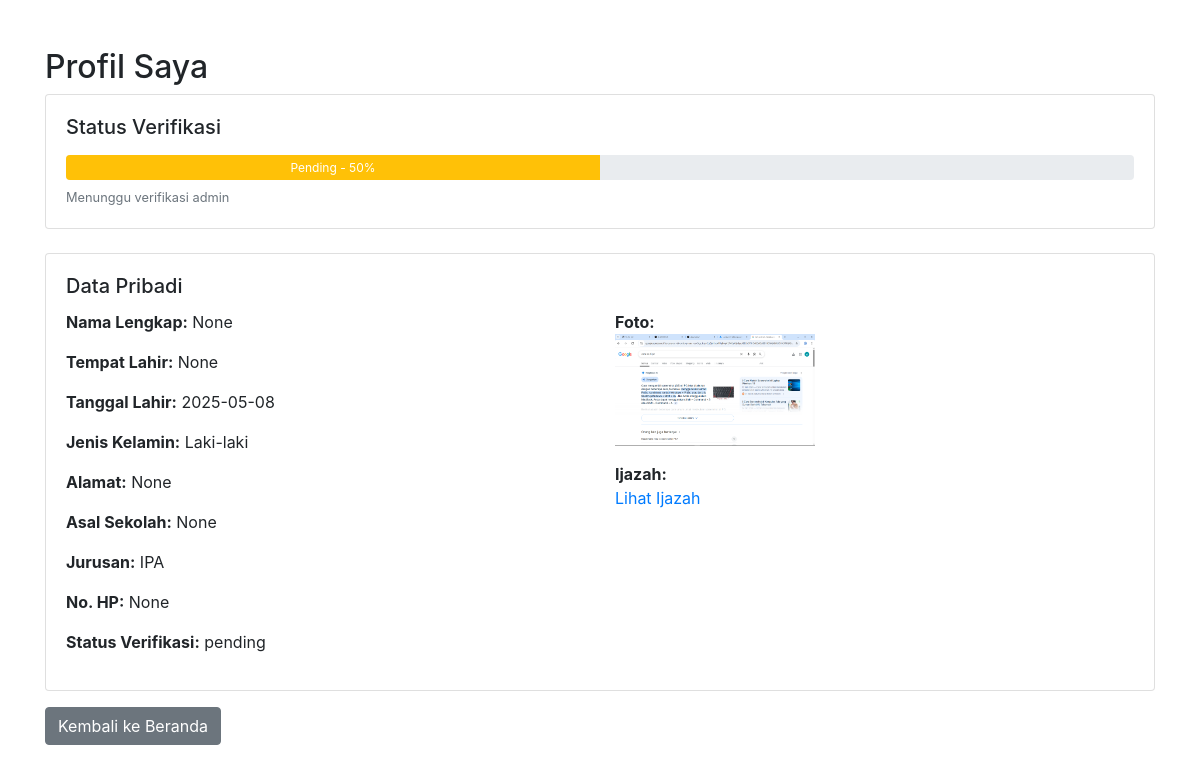
The app's page /profile (signed in), older data.
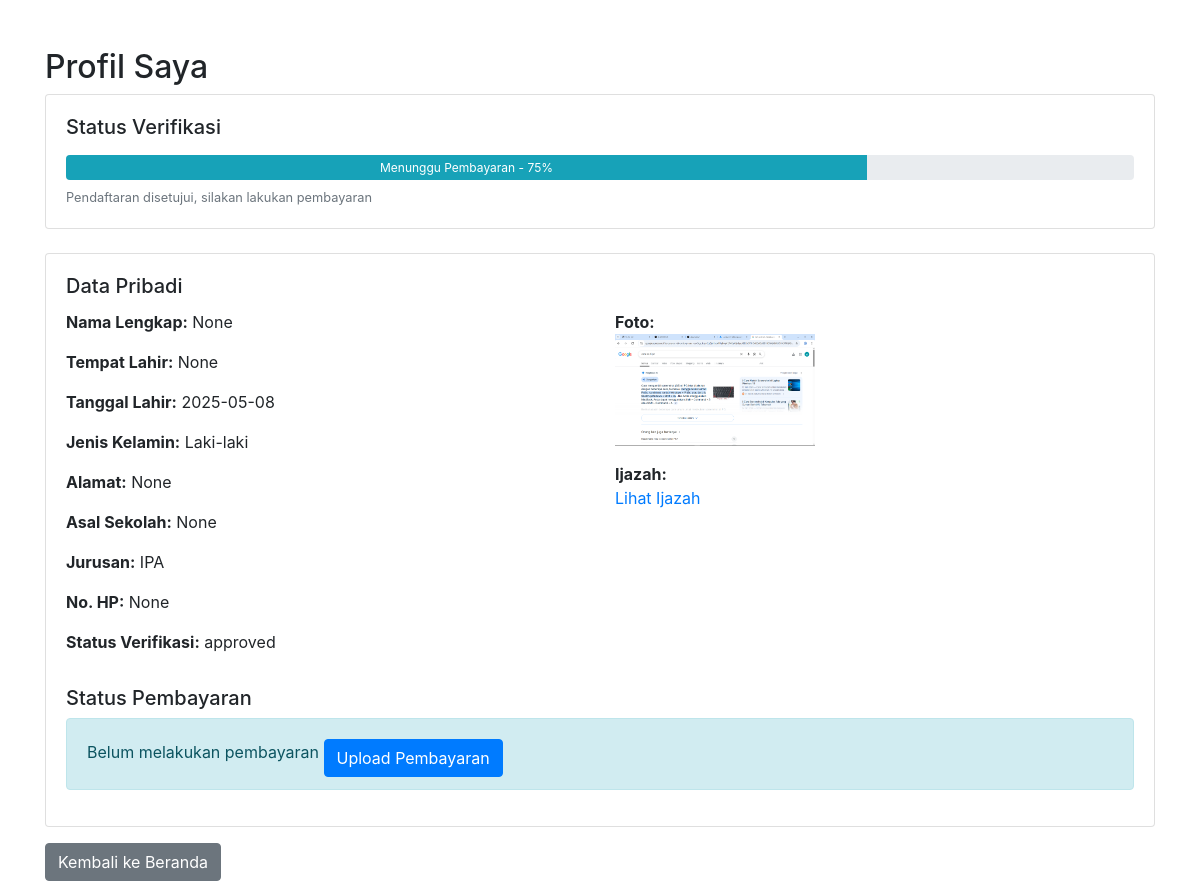
The same page, newer data.
### app.py (models this page shows)
class Formulir(db.Model):
    id = db.Column(db.Integer, primary_key=True)
    user_id = db.Column(db.Integer, db.ForeignKey('users.id'), nullable=False)
    user = db.relationship('User', back_populates='formulir')
    nama_lengkap = db.Column(db.String(100))
    tempat_lahir = db.Column(db.String(100))
    tanggal_lahir = db.Column(db.String(100))
    jenis_kelamin = db.Column(db.String(20))
    alamat = db.Column(db.String(200))
    asal_sekolah = db.Column(db.String(200))
    jurusan = db.Column(db.String(100))
    no_hp = db.Column(db.String(20))
    foto_path = db.Column(db.String(200))
    ijazah_path = db.Column(db.String(200))
    pembayaran_path = db.Column(db.String(200))
    pembayaran_status = db.Column(db.String(20), default='belum')
    verifikasi_status = db.Column(db.String(20), default='belum')

### app.py (the view)
    def wrapper(*args, **kwargs):
        if 'user_id' not in session:
            flash('Anda perlu masuk terlebih dahulu.')
            return redirect(url_for('login'))
        return f(*args, **kwargs)

### app.py (called while the page is built)
@app.before_request
def make_session_permanent():
    session.permanent = True

def login_required(f):
    def wrapper(*args, **kwargs):
        if 'user_id' not in session:
            flash('Anda perlu masuk terlebih dahulu.')
            return redirect(url_for('login'))
        return f(*args, **kwargs)
    wrapper.__name__ = f.__name__
    return wrapper

@app.route('/profile')
@login_required
def profile():
    user = User.query.get(session['user_id'])
    formulir = Formulir.query.filter_by(user_id=user.id).first()
    return render_template('profile.html', user=user, formulir=formulir)

@app.context_processor
def utility_processor():
    def get_current_user():
        if 'user_id' in session:
            return User.query.get(session['user_id'])
        return None
    def get_user_formulir():
        if 'user_id' in session:
            return Formulir.query.filter_by(user_id=session['user_id']).first()
        return None
    return dict(get_current_user=get_current_user, get_user_formulir=get_user_formulir)

### templates/profile.html (shortened to what the changed rows need)
<!DOCTYPE html>
<html>
<head>
    <link rel="stylesheet" href="https://stackpath.bootstrapcdn.com/bootstrap/4.5.2/css/bootstrap.min.css">
</head>
<body>
    <div class="container mt-5">
        <h2>Profil Saya</h2>
        {% if formulir %}
        <div class="card mb-4">
            <div class="card-body">
                <h5 class="mb-3">Status Verifikasi</h5>
                {% set progress = 100 if formulir.verifikasi_status == 'approved' and formulir.pembayaran_status == 'approved'
                            else 75 if formulir.verifikasi_status == 'approved'
                            else 50 if formulir.verifikasi_status == 'pending'
                            else 25 if formulir.verifikasi_status == 'rejected'
                            else 0 %}
                <div class="progress" style="height: 25px;">
                    <div class="progress-bar {{ 'bg-success' if formulir.verifikasi_status == 'approved' and formulir.pembayaran_status == 'approved'
                                        else 'bg-info' if formulir.verifikasi_status == 'approved'
                                        else 'bg-warning' if formulir.verifikasi_status == 'pending'
                                        else 'bg-danger' }}"
                         role="progressbar"
                         style="width: {{ progress }}%"
                         aria-valuenow="{{ progress }}"
                         aria-valuemin="0"
                         aria-valuemax="100">
                        {{ "Selesai" if formulir.verifikasi_status == 'approved' and formulir.pembayaran_status == 'approved'
                           else "Menunggu Pembayaran" if formulir.verifikasi_status == 'approved'
                           else formulir.verifikasi_status|title if formulir.verifikasi_status
                           else 'Belum Mengisi' }} - {{ progress }}%
                    </div>
                </div>
                <div class="small mt-2 text-muted">
                    {% if formulir.verifikasi_status == 'approved' and formulir.pembayaran_status == 'approved' %}
                        Selamat! Pendaftaran Anda telah selesai
                    {% elif formulir.verifikasi_status == 'approved' %}
                        Pendaftaran disetujui, silakan lakukan pembayaran
                    {% elif formulir.verifikasi_status == 'pending' %}
                        Menunggu verifikasi admin
                    {% elif formulir.verifikasi_status == 'rejected' %}
                        Pendaftaran ditolak, silahkan periksa kembali dokumen Anda
                    {% endif %}
                </div>
            </div>
        </div>
        {% endif %}
        <div class="card">
            <div class="card-body">
                {% if formulir %}
                    <div class="row">
                        <div class="col-md-6">
                            <p><strong>Nama Lengkap:</strong> {{ formulir.nama_lengkap }}</p>
                            <p><strong>Tempat Lahir:</strong> {{ formulir.tempat_lahir }}</p>
                            <p><strong>Tanggal Lahir:</strong> {{ formulir.tanggal_lahir }}</p>
                            <p><strong>Jenis Kelamin:</strong> {{ formulir.jenis_kelamin }}</p>
                            <p><strong>Alamat:</strong> {{ formulir.alamat }}</p>
                            <p><strong>Asal Sekolah:</strong> {{ formulir.asal_sekolah }}</p>
                            <p><strong>Jurusan:</strong> {{ formulir.jurusan }}</p>
                            <p><strong>No. HP:</strong> {{ formulir.no_hp }}</p>
                            <p><strong>Status Verifikasi:</strong> {{ formulir.verifikasi_status }}</p>
                        </div>
                        <div class="col-md-6">
                            {% if formulir.foto_path %}
                            <p><strong>Foto:</strong><br>
                                <img src="{{ url_for('uploaded_file', filename=formulir.foto_path) }}"
                                     class="img-fluid" style="max-width: 200px">
                            </p>
                            {% endif %}
                            {% if formulir.ijazah_path %}
                            <p><strong>Ijazah:</strong><br>
                                <a href="{{ url_for('uploaded_file', filename=formulir.ijazah_path) }}"
                                   target="_blank">Lihat Ijazah</a>
                            </p>
                            {% endif %}
                        </div>
                    </div>
                    {% if formulir.verifikasi_status == 'approved' %}
                    <div class="mt-3">
                        <h5>Status Pembayaran</h5>
                        {% if formulir.pembayaran_status == 'approved' %}
                            <div class="alert alert-success">Pembayaran telah diverifikasi dan diterima</div>
                        {% elif formulir.pembayaran_status == 'pending' %}
                            <div class="alert alert-warning">Pembayaran sedang diverifikasi</div>
                        {% elif formulir.pembayaran_status == 'rejected' %}
                            <div class="alert alert-danger">
                                Pembayaran ditolak. Silakan upload ulang bukti pembayaran yang valid.
                                <a href="{{ url_for('pembayaran') }}" class="btn btn-primary mt-2">Upload Ulang Pembayaran</a>
                            </div>
                        {% else %}
                            <div class="alert alert-info">
                                Belum melakukan pembayaran
                                {% if formulir.verifikasi_status == 'approved' %}
                                    <a href="{{ url_for('pembayaran') }}" class="btn btn-primary mt-2">Upload Pembayaran</a>
                                {% endif %}
                            </div>
                        {% endif %}
                    </div>
                    {% endif %}
                {% else %}
                    <p>Anda belum mengisi formulir pendaftaran.</p>
                    <a href="{{ url_for('verifikasi') }}" class="btn btn-primary">Isi Formulir</a>
                {% endif %}
            </div>
        </div>
    </div>
</body>
</html>

Row changes from the older to the newer data that the page shows:
changed Formulir "None": verifikasi_status+pembayaran_status "Pending" → "Menunggu Pembayaran"; verifikasi_status "pending" → "approved"
Text that changed along with them:
{{ progress }}: "50" → "75"
text no longer shown: "Menunggu verifikasi admin"
text now shown: "Pendaftaran disetujui, silakan lakukan pembayaran Status Pembayaran Belum melakukan pembayaran Upload Pembayaran"
